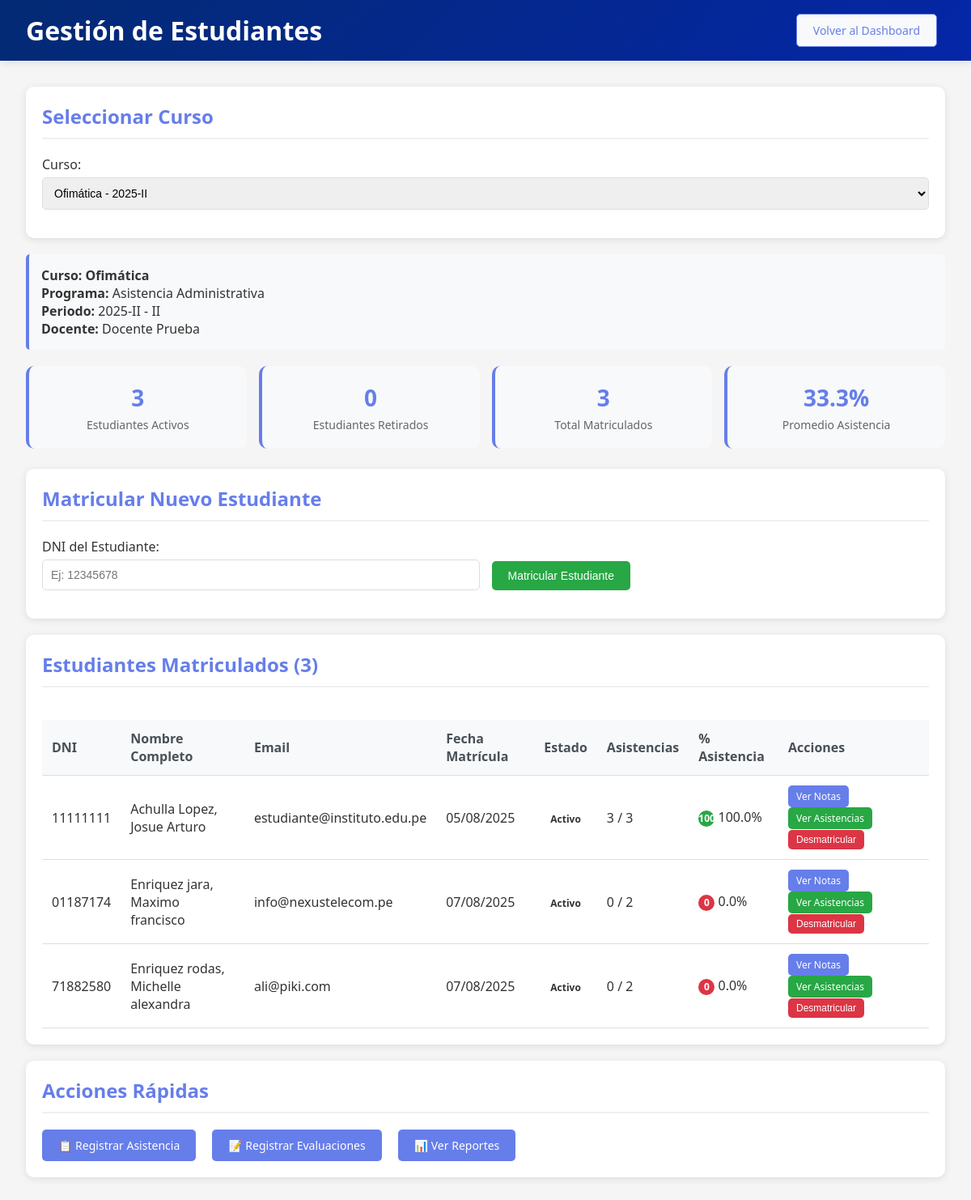
Screenshot of /teacher/manage_students.php?course_id=3 (signed in) with the database file from the repository.
### tables this page shows
CREATE TABLE `unidades_didacticas` (
  `id` int(11) NOT NULL AUTO_INCREMENT,
  `nombre` varchar(200) NOT NULL,
  `codigo` varchar(50) NOT NULL,
  `programa_id` int(11) NOT NULL,
  `periodo_lectivo` varchar(20) NOT NULL,
  `periodo_academico` varchar(10) NOT NULL,
  `docente_id` int(11) NOT NULL,
  `estado` enum('activo','inactivo') DEFAULT 'activo',
  PRIMARY KEY (`id`),
  UNIQUE KEY `codigo` (`codigo`),
  KEY `programa_id` (`programa_id`),
  KEY `docente_id` (`docente_id`),
  CONSTRAINT `unidades_didacticas_ibfk_1` FOREIGN KEY (`programa_id`) REFERENCES `programas_estudio` (`id`) ON DELETE CASCADE,
  CONSTRAINT `unidades_didacticas_ibfk_2` FOREIGN KEY (`docente_id`) REFERENCES `usuarios` (`id`) ON DELETE CASCADE
);

CREATE TABLE `programas_estudio` (
  `id` int(11) NOT NULL AUTO_INCREMENT,
  `nombre` varchar(200) NOT NULL,
  `codigo` varchar(50) NOT NULL,
  `estado` enum('activo','inactivo') DEFAULT 'activo',
  `descripcion` text DEFAULT NULL,
  `duracion_semestres` int(11) DEFAULT 6,
  `modalidad` enum('presencial','virtual','semipresencial') DEFAULT 'presencial',
  PRIMARY KEY (`id`),
  UNIQUE KEY `codigo` (`codigo`)
);

CREATE TABLE `matriculas` (
  `id` int(11) NOT NULL AUTO_INCREMENT,
  `estudiante_id` int(11) NOT NULL,
  `unidad_didactica_id` int(11) NOT NULL,
  `fecha_matricula` timestamp NOT NULL DEFAULT current_timestamp(),
  `estado` enum('activo','retirado') DEFAULT 'activo',
  PRIMARY KEY (`id`),
  UNIQUE KEY `unique_matricula` (`estudiante_id`,`unidad_didactica_id`),
  KEY `unidad_didactica_id` (`unidad_didactica_id`),
  CONSTRAINT `matriculas_ibfk_1` FOREIGN KEY (`estudiante_id`) REFERENCES `usuarios` (`id`) ON DELETE CASCADE,
  CONSTRAINT `matriculas_ibfk_2` FOREIGN KEY (`unidad_didactica_id`) REFERENCES `unidades_didacticas` (`id`) ON DELETE CASCADE
);

CREATE TABLE `usuarios` (
  `id` int(11) NOT NULL AUTO_INCREMENT,
  `dni` varchar(8) NOT NULL,
  `nombres` varchar(100) NOT NULL,
  `apellidos` varchar(100) NOT NULL,
  `email` varchar(100) DEFAULT NULL,
  `password` varchar(255) NOT NULL,
  `tipo_usuario` enum('super_admin','docente','estudiante') NOT NULL,
  `estado` enum('activo','inactivo') DEFAULT 'activo',
  `fecha_creacion` timestamp NOT NULL DEFAULT current_timestamp(),
  PRIMARY KEY (`id`),
  UNIQUE KEY `dni` (`dni`)
);

### teacher/manage_students.php (the view, shortened to what this page needs)
<?php
$user_id = $_SESSION['user_id'];
$user_name = $_SESSION['user_name'];
try {
    $database = new Database();
    $conn = $database->getConnection();
    $query = "SELECT ud.*, p.nombre as programa_nombre FROM unidades_didacticas ud
             JOIN programas_estudio p ON ud.programa_id = p.id
             WHERE ud.docente_id = :docente_id AND ud.estado = 'activo'
             ORDER BY ud.periodo_lectivo DESC, ud.nombre";
    $stmt = $conn->prepare($query);
    $stmt->bindParam(':docente_id', $user_id);
    $stmt->execute();
    $myCourses = $stmt->fetchAll(PDO::FETCH_ASSOC);
    $enrolledStudents = [];
    $selectedCourse = null;
    if (isset($_GET['course_id'])) {
        $course_id = (int)$_GET['course_id'];
        $query = "SELECT ud.*, p.nombre as programa_nombre FROM unidades_didacticas ud
                 JOIN programas_estudio p ON ud.programa_id = p.id
                 WHERE ud.id = :id AND ud.docente_id = :docente_id";
        $stmt = $conn->prepare($query);
        $stmt->bindParam(':id', $course_id);
        $stmt->bindParam(':docente_id', $user_id);
        $stmt->execute();
        if ($stmt->rowCount() > 0) {
            $selectedCourse = $stmt->fetch(PDO::FETCH_ASSOC);
            $query = "SELECT m.id as matricula_id, u.id as estudiante_id, u.dni,
                            CONCAT(u.apellidos, ', ', u.nombres) as nombre_completo,
                            u.email, m.fecha_matricula, m.estado as estado_matricula,
                            COUNT(a.id) as total_asistencias,
                            SUM(CASE WHEN a.estado = 'presente' THEN 1 ELSE 0 END) as asistencias_presentes
                     FROM matriculas m
                     JOIN usuarios u ON m.estudiante_id = u.id
                     LEFT JOIN asistencias a ON a.estudiante_id = u.id
                     LEFT JOIN sesiones s ON a.sesion_id = s.id AND s.unidad_didactica_id = m.unidad_didactica_id
                     WHERE m.unidad_didactica_id = :course_id
                     GROUP BY m.id, u.id, u.dni, u.apellidos, u.nombres, u.email, m.fecha_matricula, m.estado
                     ORDER BY u.apellidos, u.nombres";
            $stmt = $conn->prepare($query);
            $stmt->bindParam(':course_id', $course_id);
            $stmt->execute();
            $enrolledStudents = $stmt->fetchAll(PDO::FETCH_ASSOC);
        }
    }
} catch(PDOException $e) {
    $myCourses = [];
    $enrolledStudents = [];
    $message = '<div class="alert alert-error">Error al cargar datos: ' . $e->getMessage() . '</div>';
}
?>
<!DOCTYPE html>
<html lang="es">
<head>
</head>
<body>
    <div class="header">
        <div class="header-content">
            <h1>Gestión de Estudiantes</h1>
            <a href="../dashboard.php" class="btn btn-back">Volver al Dashboard</a>
        </div>
    </div>
    <div class="container">
        <div class="card">
            <h2>Seleccionar Curso</h2>
            <form method="GET">
                <div class="form-group">
                    <label for="course_id">Curso:</label>
                    <select name="course_id" id="course_id" onchange="this.form.submit()">
                        <?php foreach ($myCourses as $course): ?>
                            <option value="<?php echo $course['id']; ?>" <?php echo (isset($_GET['course_id']) && $_GET['course_id'] == $course['id']) ? 'selected' : ''; ?>>
                                <?php echo htmlspecialchars($course['nombre']) . ' - ' . $course['periodo_lectivo']; ?>
                            </option>
                        <?php endforeach; ?>
                    </select>
                </div>
            </form>
        </div>
        <?php if ($selectedCourse): ?>
            <div class="course-info">
                <h4>Curso: <?php echo htmlspecialchars($selectedCourse['nombre']); ?></h4>
                <p><strong>Programa:</strong> <?php echo htmlspecialchars($selectedCourse['programa_nombre']); ?></p>
                <p><strong>Periodo:</strong> <?php echo htmlspecialchars($selectedCourse['periodo_lectivo']) . ' - ' . htmlspecialchars($selectedCourse['periodo_academico']); ?></p>
                <p><strong>Docente:</strong> <?php echo htmlspecialchars($user_name); ?></p>
            </div>
            <div class="stats-grid">
                <div class="stat-card">
                    <div class="stat-number"><?php echo count(array_filter($enrolledStudents, function($s) { return $s['estado_matricula'] == 'activo'; })); ?></div>
                    <div class="stat-label">Estudiantes Activos</div>
                </div>
                <div class="stat-card">
                    <div class="stat-number"><?php echo count(array_filter($enrolledStudents, function($s) { return $s['estado_matricula'] == 'retirado'; })); ?></div>
                    <div class="stat-label">Estudiantes Retirados</div>
                </div>
                <div class="stat-card">
                    <div class="stat-number"><?php echo count($enrolledStudents); ?></div>
                    <div class="stat-label">Total Matriculados</div>
                </div>
                <div class="stat-card">
                    <div class="stat-number">
                        <?php
                        $activeStudents = array_filter($enrolledStudents, function($s) { return $s['estado_matricula'] == 'activo'; });
                        if (!empty($activeStudents)) {
                            $avgAttendance = 0;
                            $count = 0;
                            foreach ($activeStudents as $student) {
                                if ($student['total_asistencias'] > 0) {
                                    $avgAttendance += ($student['asistencias_presentes'] / $student['total_asistencias']) * 100;
                                    $count++;
                                }
                            }
                            echo $count > 0 ? number_format($avgAttendance / $count, 1) . '%' : '0%';
                        } else {
                            echo '0%';
                        }
                        ?>
                    </div>
                    <div class="stat-label">Promedio Asistencia</div>
                </div>
            </div>
            <div class="card">
                <h2>Matricular Nuevo Estudiante</h2>
                <form method="POST">
                    <div class="form-grid">
                        <div class="form-group">
                            <label for="estudiante_dni">DNI del Estudiante:</label>
                            <input type="text"
                                   id="estudiante_dni"
                                   name="estudiante_dni"
                                   maxlength="8"
                                   pattern="[0-9]{8}"
                                   placeholder="Ej: 12345678"
                                   required>
                        </div>
                        <div class="form-group" style="display: flex; align-items: end;">
                            <button type="submit" class="btn btn-success">Matricular Estudiante</button>
                        </div>
                    </div>
                </form>
            </div>
            <div class="card">
                <h2>Estudiantes Matriculados (<?php echo count($enrolledStudents); ?>)</h2>
                <?php if (empty($enrolledStudents)): ?>
                    <p>No hay estudiantes matriculados en este curso.</p>
                <?php else: ?>
                    <div class="table-container">
                        <table class="students-table">
                            <thead>
                                <tr>
                                    <th>DNI</th>
                                    <th>Nombre Completo</th>
                                    <th>Email</th>
                                    <th>Fecha Matrícula</th>
                                    <th>Estado</th>
                                    <th>Asistencias</th>
                                    <th>% Asistencia</th>
                                    <th>Acciones</th>
                                </tr>
                            </thead>
                            <tbody>
                                <?php foreach ($enrolledStudents as $student):
                                    $attendance_percentage = $student['total_asistencias'] > 0 ?
                                        ($student['asistencias_presentes'] / $student['total_asistencias']) * 100 : 0;
                                    $attendance_class = 'attendance-danger';
                                    if ($attendance_percentage >= 80) $attendance_class = 'attendance-good';
                                    elseif ($attendance_percentage >= 70) $attendance_class = 'attendance-warning';
                                ?>
                                    <tr>
                                        <td><?php echo htmlspecialchars($student['dni']); ?></td>
                                        <td><?php echo htmlspecialchars($student['nombre_completo']); ?></td>
                                        <td><?php echo htmlspecialchars($student['email'] ?: 'No especificado'); ?></td>
                                        <td><?php echo date('d/m/Y', strtotime($student['fecha_matricula'])); ?></td>
                                        <td>
                                            <span class="status-badge status-<?php echo $student['estado_matricula']; ?>">
                                                <?php echo ucfirst($student['estado_matricula']); ?>
                                            </span>
                                        </td>
                                        <td>
                                            <?php echo $student['asistencias_presentes']; ?> / <?php echo $student['total_asistencias']; ?>
                                        </td>
                                        <td>
                                            <span class="attendance-indicator <?php echo $attendance_class; ?>">
                                                <?php echo number_format($attendance_percentage, 0); ?>
                                            </span>
                                            <?php echo number_format($attendance_percentage, 1); ?>%
                                        </td>
                                        <td>
                                            <a href="../student/grades.php?dni=<?php echo $student['dni']; ?>"
                                               target="_blank"
                                               class="btn btn-primary btn-small">
                                                Ver Notas
                                            </a>
                                            <a href="../student/attendance.php?dni=<?php echo $student['dni']; ?>"
                                               target="_blank"
                                               class="btn btn-success btn-small">
                                                Ver Asistencias
                                            </a>
                                            <?php if ($student['estado_matricula'] == 'activo'): ?>
                                                <form method="POST" style="display: inline;" onsubmit="return confirm('¿Está seguro de desmatricular a este estudiante?')">
                                                    <button type="submit" class="btn btn-danger btn-small">
                                                        Desmatricular
                                                    </button>
                                                </form>
                                            <?php endif; ?>
                                        </td>
                                    </tr>
                                <?php endforeach; ?>
                            </tbody>
                        </table>
                    </div>
                <?php endif; ?>
            </div>
            <div class="card">
                <h2>Acciones Rápidas</h2>
                <div style="display: flex; gap: 10px; flex-wrap: wrap;">
                    <a href="attendance.php?course_id=<?php echo $selectedCourse['id']; ?>" class="btn btn-primary">
                        📋 Registrar Asistencia
                    </a>
                    <a href="evaluations.php?course_id=<?php echo $selectedCourse['id']; ?>" class="btn btn-primary">
                        📝 Registrar Evaluaciones
                    </a>
                    <a href="reports.php?course_id=<?php echo $selectedCourse['id']; ?>" class="btn btn-primary">
                        📊 Ver Reportes
                    </a>
                </div>
            </div>
        <?php endif; ?>
    </div>
</body>
</html>

### rows the page displays
unidades_didacticas: nombre "Ofimática", programa.nombre "Asistencia Administrativa", periodo_lectivo "2025-II", periodo_academico "II"
matriculas: estudiante.dni "11111111", nombre_completo "Achulla Lopez, Josue Arturo", estudiante.email "estudiante@instituto.edu.pe", fecha_matricula "05/08/2025", estado "Activo", asistencias_presentes "3", total_asistencias "3", attendance_percentage "100", attendance_percentage "100.0"
matriculas: estudiante.dni "01187174", nombre_completo "Enriquez jara, Maximo francisco", estudiante.email "info@nexustelecom.pe", fecha_matricula "07/08/2025", estado "Activo", asistencias_presentes "0", total_asistencias "2", attendance_percentage "0", attendance_percentage "0.0"
matriculas: estudiante.dni "71882580", nombre_completo "Enriquez rodas, Michelle alexandra", estudiante.email "ali@piki.com", fecha_matricula "07/08/2025", estado "Activo", asistencias_presentes "0", total_asistencias "2", attendance_percentage "0", attendance_percentage "0.0"

### other values shown
$user_name "Docente Prueba"
count($enrolledStudents) "3"
$avgAttendance / $count "33.3"
form field course_id "Ofimática - 2025-II"
